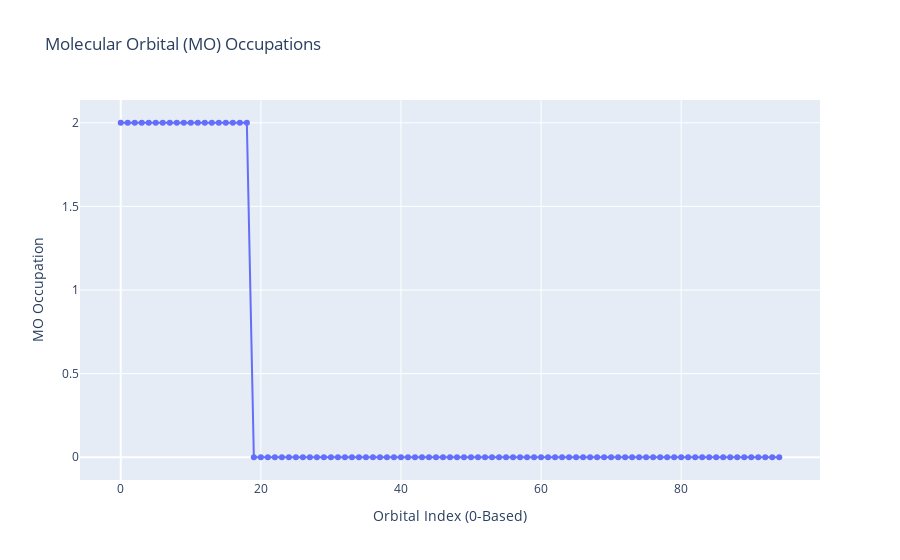

The code cell stored with this chart in its notebook:
### Markdown cell above
Module **plotly** give us the orbitals molecular occupations (HOMO and LUMO) on a curve

### Code cell
fig = px.line(y=mf.mo_occ, markers=True, title="Molecular Orbital (MO) Occupations")
fig.update_layout(xaxis_title="Orbital Index (0-Based)", yaxis_title="MO Occupation")
fig.show()

### Figure 1 — Plotly figure (JSON) as saved in the notebook; plotly's stock layout.template omitted (floating-point values rounded to 4 significant figures)
{"data": [{"hovertemplate": "x=%{x}<br>y=%{y}<extra></extra>", "legendgroup": "", "line": {"color": "#636efa", "dash": "solid"}, "marker": {"symbol": "circle"}, "mode": "markers+lines", "name": "", "orientation": "v", "showlegend": false, "type": "scatter", "x": [0, 1, 2, 3, 4, 5, 6, 7, 8, 9, 10, 11, 12, 13, 14, 15, 16, 17, 18, 19, 20, 21, 22, 23, 24, 25, 26, 27, 28, 29, 30, 31, 32, 33, 34, 35, 36, 37, 38, 39, 40, 41, 42, 43, 44, 45, 46, 47, 48, 49, 50, 51, 52, 53, 54, 55, 56, 57, 58, 59, 60, 61, 62, 63, 64, 65, 66, 67, 68, 69, 70, 71, 72, 73, 74, 75, 76, 77, 78, 79, 80, 81, 82, 83, 84, 85, 86, 87, 88, 89, 90, 91, 92, 93, 94], "xaxis": "x", "y": [2, 2, 2, 2, 2, 2, 2, 2, 2, 2, 2, 2, 2, 2, 2, 2, 2, 2, 2, 0, 0, 0, 0, 0, 0, 0, 0, 0, 0, 0, 0, 0, 0, 0, 0, 0, 0, 0, 0, 0, 0, 0, 0, 0, 0, 0, 0, 0, 0, 0, 0, 0, 0, 0, 0, 0, 0, 0, 0, 0, 0, 0, 0, 0, 0, 0, 0, 0, 0, 0, 0, 0, 0, 0, 0, 0, 0, 0, 0, 0, 0, 0, 0, 0, 0, 0, 0, 0, 0, 0, 0, 0, 0, 0, 0], "yaxis": "y"}], "layout": {"autosize": true, "legend": {"tracegroupgap": 0}, "title": {"text": "Molecular Orbital (MO) Occupations"}, "xaxis": {"anchor": "y", "autorange": true, "domain": [0, 1], "range": [-5.688, 99.69], "title": {"text": "Orbital Index (0-Based)"}, "type": "linear"}, "yaxis": {"anchor": "x", "autorange": true, "domain": [0, 1], "range": [-0.165, 2.165], "title": {"text": "MO Occupation"}, "type": "linear"}}}
